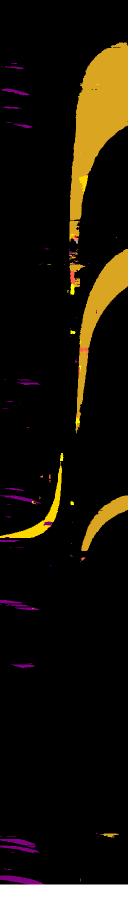
#> input picture data/truths/train/padded_images/NO20230202-102056-000542_m.png, 256 x 1800 px, given in place of approaching (3)_g_add_filtered.png, which was not available (shown at 1/2 size)
$ jupyter execute --allow-errors main.ipynb
#> lines starting #> are read from the running program, lines starting #| are printed output that depends on the picture; pictures that were not available may be replaced by others from this repository, and a replacement may not be noted
[cell 1]
import matplotlib.pyplot as plt
import PIL.Image


path_to_traj = "data/CenterLineImages_w/approaching (3)_w_centerline.png"
path_to_truth = "data/LabelsAutomatedStep1/approaching (3)_g_add_filtered.png"
path_to_prediction = "data/predict_line/height_32/batch_56_channels/6400/train/approaching (3)_m.png"
#get image data, view image with PIL
truth = PIL.Image.open(path_to_truth)
#> truth is the input picture: PIL image 256x1800 RGB; mean R, G, B 24.8, 19, 8.2
pred = PIL.Image.open(path_to_prediction)
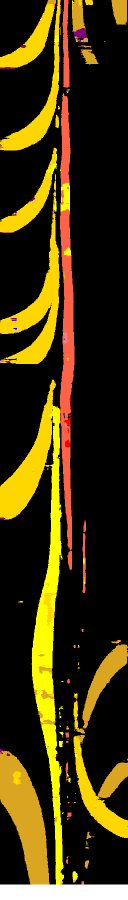
#> input picture data/truths/train/padded_images/approaching (3)_m.png, 256 x 1800 px, found by its file name (shown at 1/2 size)
#> pred is the input picture: PIL image 256x1800 RGB; mean R, G, B 63.7, 50.5, 9.2
traj = PIL.Image.open(path_to_traj)
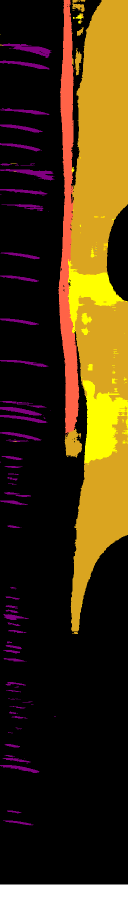
#> input picture data/truths/train/padded_images/NO20230202-181812-000561_m.png, 256 x 1800 px, given in place of approaching (3)_w_centerline.png, which was not available (shown at 1/2 size)
#> traj is the input picture: PIL image 256x1800 RGB; mean R, G, B 70.1, 50.1, 16.9

green_red=False

[cell 2]
# motion_classes = {
#     "next_into_driving_cut":(255, 140, 0),
#     "next_into_driving_safe":(255, 165, 0),
#     "driving_lane_approaching_front":(255, 0, 0),
#     "driving_lane_leaving_front":(240, 128, 128),
#     "driving_lane_stable":(255, 99, 71),
#     "next_static_parallel":(255, 255, 0),
#     "next_static_passing":(255, 215, 0),
#     "next_static_passed":(218, 165, 32),
#     "ramp_merging":(60, 179, 113),
#     "opposite_vehicle":(128, 0, 128),
#     "crossing_vehicle":(0, 0, 255),
#     "turning_away":(0, 255, 255),
#     "parked_vehicles_same_side":(218, 165, 32),
#     "parked_vehicles_opposite_side":(128, 0, 128)
# }
motion_classes = {
    (255, 140, 0):"next_into_driving_cut",
    (255, 165, 0):"next_into_driving_safe",
    (255, 0, 0):"driving_lane_approaching_front",
    (240, 128, 128):"driving_lane_leaving_front",
    (255, 99, 71):"driving_lane_stable",
    (255, 255, 0):"next_static_parallel",
    (255, 215, 0):"next_static_passing",
    (218, 165, 32):"next_static_passed",
    (60, 179, 113):"ramp_merging",
    (128, 0, 128):"opposite_vehicle",
    (0, 0, 255):"crossing_vehicle",
    (0, 255, 255):"turning_away"
}

[cell 3]
#find truth values that are green
coords = []
if not green_red:
    for i in range(traj.size[0]):
        for j in range(traj.size[1]):
            if traj.getpixel((i,j)) == (0, 255, 0):
                coords.append((i,j))
#> after the loop, coords = []
else:
    # green and red pixels
    for i in range(traj.size[0]):
        for j in range(traj.size[1]):
            if traj.getpixel((i,j)) == (0, 255, 0) or traj.getpixel((i,j)) == (255, 0, 0):
                coords.append((i,j))

#normalize all coords to the dimensions of the smaller image
scale = (pred.size[0]/traj.size[0], pred.size[1]/traj.size[1])
#> scale = (1, 1)
coords = [(int(scale[0]*x), int(scale[1]*y)) for x,y in coords]

#map the coords to the pred image, remove duplicates

# for x,y in coords:
#     # if the current pixel is not black, color it red
#     if pred.getpixel((x,y)) != (0,0,0):
#         pred.putpixel((x,y), (255,0,0))
coords = set(coords)
# coords.remove((0,0,0))
coords = list(coords)

[cell 4]
print(pred.size)
#| (256, 1800)
print(truth.size)
#| (256, 1800)

#> (a cell that did not finish here is left out)

[cell 6]
list_of_motion_classes = list(motion_classes.values())
matrix = []
for c1 in range(len(list_of_motion_classes)):
    matrix.append([])
    for c2 in list_of_motion_classes:
        matrix[c1].append(0)
matrix

[cell 7]
for coord in coords:
    t1 = truth.getpixel(coord)
    t2 = pred.getpixel(coord)
    if t1 in motion_classes and t2 in motion_classes:
        c1 = motion_classes[truth.getpixel(coord)]
        c2 = motion_classes[pred.getpixel(coord)]
        keyloc1 = list_of_motion_classes.index(c1)
        keyloc2 = list_of_motion_classes.index(c2)
        matrix[keyloc1][keyloc2] += 1
    else:
        print("Error for coord " + str(coord))
#> after the loop, matrix = 12 items
matrix

[cell 8]
# convert to np array
import seaborn as sn
import pandas as pd
import matplotlib.pyplot as plt

df_cm = pd.DataFrame(matrix, list_of_motion_classes, list_of_motion_classes)
#> df_cm = table of 12 rows and 12 columns
# plt.figure(figsize=(10,7))
sn.set(font_scale=1) # for label size
sn.heatmap(df_cm, annot=True, annot_kws={"size": 6}) # font size

plt.show()
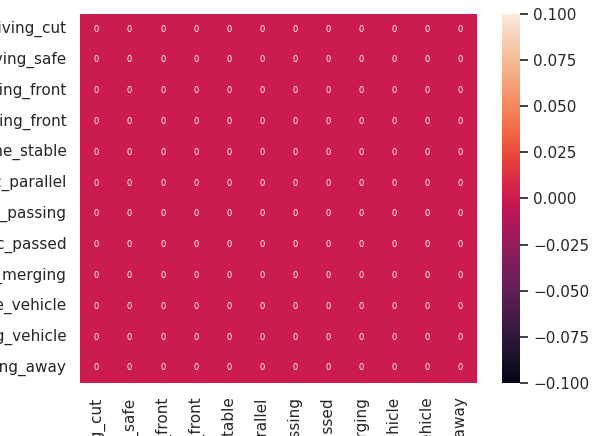
#> figure drawn by matplotlib, 2 panels
